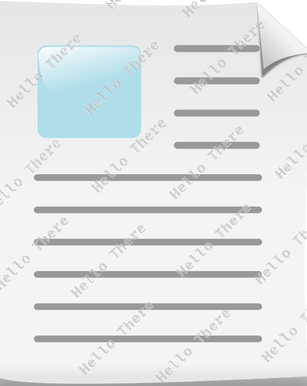
#> input picture watermarked_image.png, 307 x 386 px
$ python watermarker.py watermarked_image.png watermarked_image.png
#> lines starting #> are read from the running program, lines starting #| are printed output that depends on the picture; long printed decimals are rounded
import sys
import os
from PIL import Image, ImageDraw, ImageFont
import subprocess
import argparse


class Watermarker(object):
    """Add text watermark to an image"""

    def __init__(self, watermark_text, img_path, brightness=160, alpha=150, fontsize=0):
        self.watermark_text = watermark_text
        self.img_path = img_path
        self.brightness = brightness
        self.alpha = alpha
        self.vertical_spacing = 4
        self.horizontal_spacing = 1.4
        self.fontsize = fontsize

    def save(self, save_path=None):
#> called with save_path = 'watermarked_image_watermarked.png'
        if not save_path:
            save_path = self.img_path

        loaded_image = None
        try:
            loaded_image = Image.open(self.img_path).convert("RGBA")
#> loaded_image is the input picture: PIL image 307x386 RGBA; mean R, G, B, A 219.5, 222.6, 223.4, 244.4

            width, height = loaded_image.size
#> width = 307; height = 386

            print("width:", width)
#| width: 307
            print("height:", height)
#| height: 386

            diag = (width ** 2 + height ** 2) ** (0.5)
#> diag = 493.2
            print("diag:", diag)
#| diag: 493.199

            if not self.fontsize:
                self.fontsize = int(min(width, height) / 20)
#> self.fontsize = 15
            print("fontsize:", self.fontsize)
#| fontsize: 15

            txt = Image.new("RGBA", (int(diag), int(diag)), (255, 255, 255, 0))
            draw = ImageDraw.Draw(txt)
            font = ImageFont.truetype("resources/FiraCode-Bold.ttf", self.fontsize)
            text_size = font.getsize(self.watermark_text)
#> text_size = (187, 18)
            print("text_size:", text_size)
#| text_size: (187, 18)
            text_width, text_height = text_size
#> text_width = 187; text_height = 18

            start_coords = (50, 50)
            coords = (start_coords[0], start_coords[1])
            print(int(diag / text_width))
#| 2
            print(int(diag / text_height))
#| 27

            print("Adding watermark to image...")

            for i in range(int(diag / text_height)):
                # print(i)
                for j in range(int(diag / text_width)):
                    draw.text(
                        coords,
                        self.watermark_text,
                        font=font,
                        fill=(
                            self.brightness,
                            self.brightness,
                            self.brightness,
                            self.alpha,
                        ),
                    )
                    coords = (
                        coords[0] + text_width * self.horizontal_spacing,
                        coords[1],
                    )

                coords = (
                    text_width / 2 + start_coords[0]
                    if (i % 2 == 0)
                    else start_coords[0],
                    coords[1] + text_height * self.vertical_spacing,
                )

            w = txt.rotate(45)
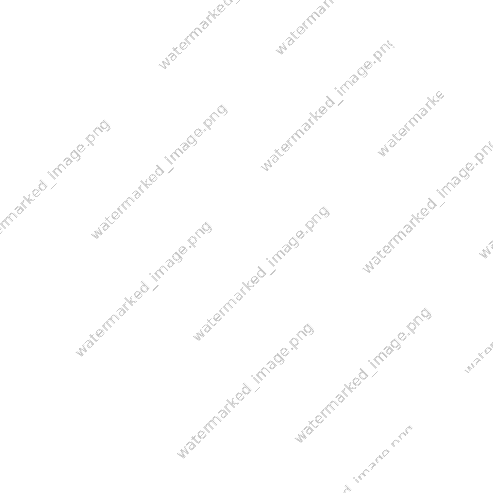
#> w: PIL image 493x493 RGBA; mean R, G, B, A 207.5, 207.5, 207.5, 3.3; transparent parts drawn white
            loaded_image.paste(w, (-int(height / 6), -int(width / 6)), mask=w)

            print("Saving...")
            if not self.img_path.endswith("png"):
                loaded_image = loaded_image.convert("RGB")
            loaded_image.save(save_path)
            print("Done!")

#> (the run stopped early here; a loop or call above may not have finished)
